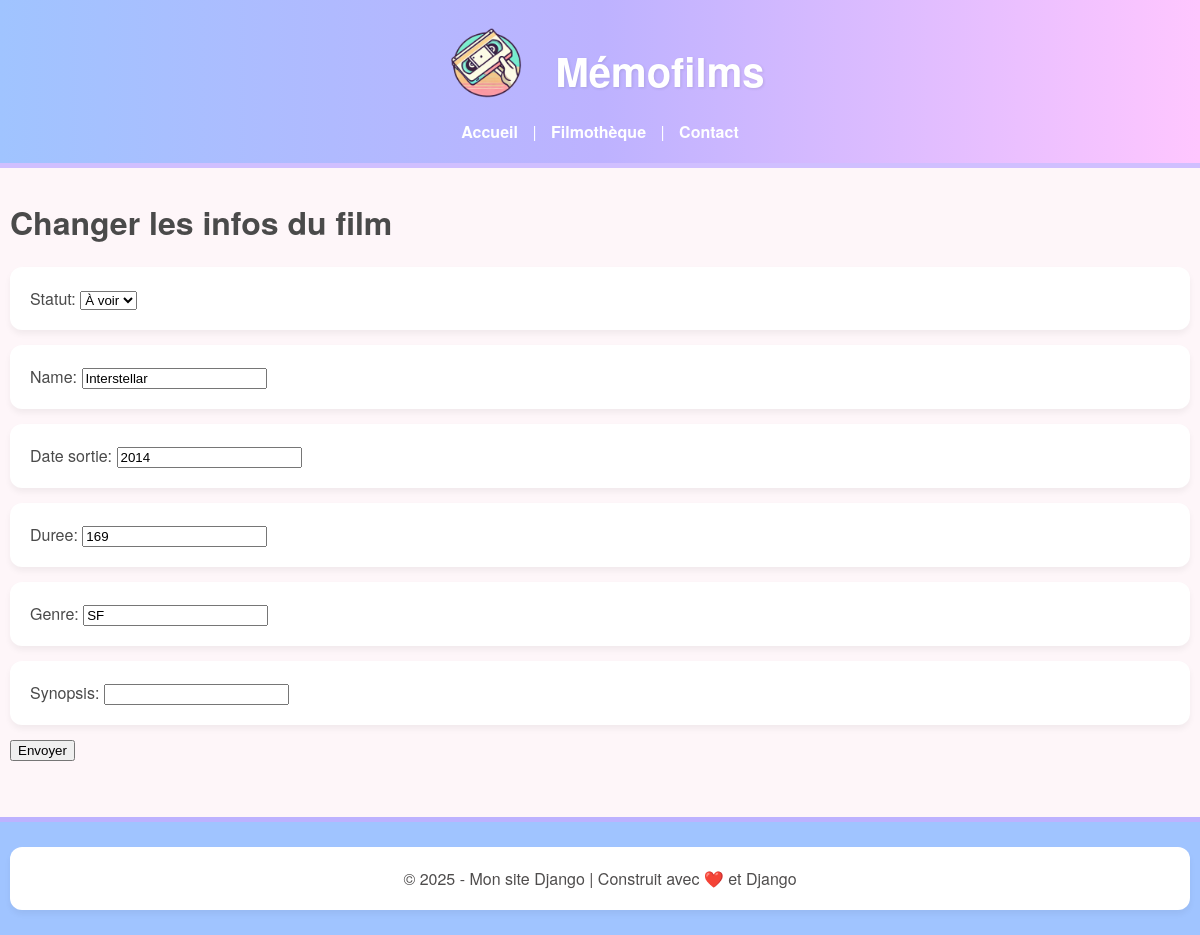
The page /modifier-film/5/ on the database its author committed.
### listings/models.py (models this page shows, shortened)
class Film(models.Model): # .Model => classe de base des modèles
    STATUT_CHOICES = [
        ('VU', 'Vu'),
        ('AVOIR', 'À voir'),
    ]
    statut = models.CharField(
        max_length=6,
        choices=STATUT_CHOICES,
        default='AVOIR'
    )
    name = models.CharField(max_length=100)
    date_sortie = models.IntegerField(
        null=True,
        blank=True,
        validators=[
            MinValueValidator(1800),
            MaxValueValidator(current_year + 1)
            ]
    )
    duree = models.IntegerField(null=True, blank=True)
    genre = models.CharField(max_length=20)
    synopsis = models.URLField(null=True, blank=True)
    class Meta:
        unique_together = ('name', 'date_sortie')  # pour éviter les doublons exacts

### listings/views.py (the view)
# urls.py: path('modifier-film/<int:film_id>/', views.modifier_film, name='modifier_film'),
def modifier_film(request, film_id):
    film = Film.objects.get(id=film_id)
    if request.method == 'POST':
        form = FilmForm(request.POST, instance=film) # préremplir le form avec le groupe existant
        if form.is_valid():
            form.save() # màj dans la BDD
            return redirect('filmotheque')
    else:
        form = FilmForm(instance=film)
    return render(request,
                  'listings/modifier_film.html',
                  {'form': form})

### listings/forms.py
class FilmForm(forms.ModelForm):
   class Meta:
     model = Film
     fields = '__all__'

### listings/templates/listings/modifier_film.html (shortened to what this page needs)
{% extends 'listings/base.html' %}
{% block content %}
<h1>Changer les infos du film</h1>
<form action="" method="post">
  {{ form.as_p }}
  <input type="submit" value="Envoyer">
</form>
{% endblock %}

### listings/static/listings/styles.css (style rules this page uses)
body { font-family: 'Helvetica Neue', Arial, sans-serif; margin: 0; padding: 0; background-color: #fef6f9; color: #4a4a4a; }
p { background-color: white; margin: 15px 0; padding: 20px; border-radius: 12px; box-shadow: 0 4px 6px rgba(0,0,0,0.05); transition: transform 0.2s ease; }

### rows shown on the page
Film: statut "À voir", name "Interstellar", date_sortie "2014", duree "169", genre "SF"
